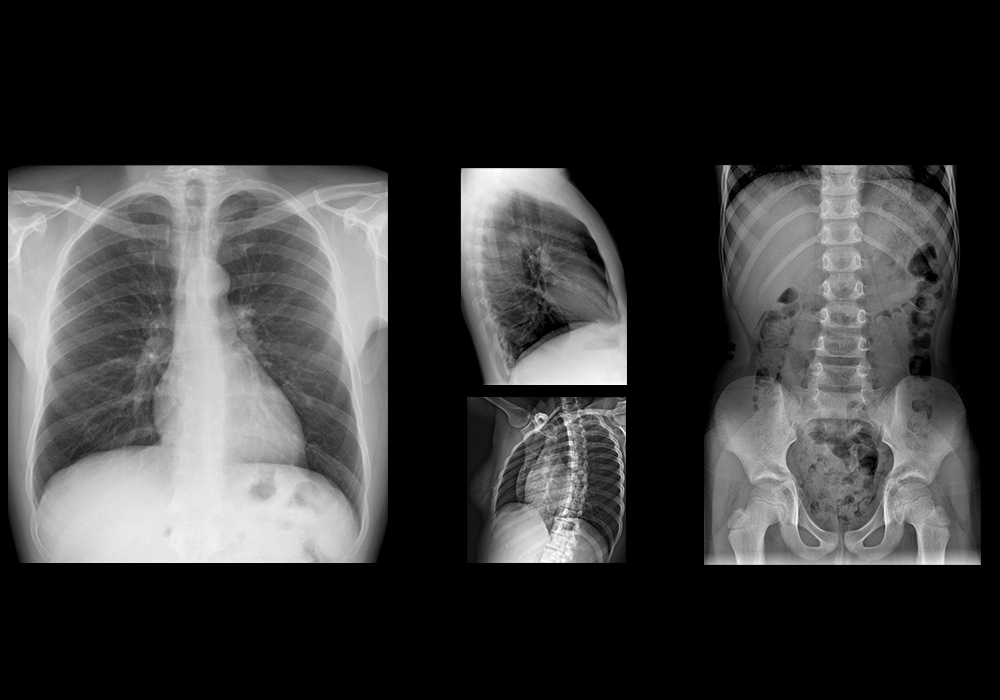
#> input picture prac2/imagen_gris.jpg, 1000 x 700 px
$ python main.py
#> lines starting #> are read from the running program, lines starting #| are printed output that depends on the picture
"""
noise_image.py
==============
Aplicación para aplicar ruido a imágenes en escala de grises.

Tipos de ruido disponibles:
  - Sal y pimienta
  - Gaussiano
  - Multiplicativo (Speckle)

Uso:
    python noise_image.py
"""

import numpy as np
import cv2
import matplotlib.pyplot as plt
import matplotlib.gridspec as gridspec
from tkinter import Tk, filedialog


# ─────────────────────────────────────────────
# 1. CARGA DE IMAGEN
# ─────────────────────────────────────────────

def cargar_imagen() -> np.ndarray | None:
    """
    Abre el explorador de archivos del sistema (Linux / Windows)
    y devuelve la imagen cargada en escala de grises.

    Returns
    -------
    np.ndarray | None
        Imagen en escala de grises o None si el usuario cancela.
    """
    root = Tk()
    root.withdraw()                      # Oculta la ventana principal de Tkinter
    root.attributes("-topmost", True)    # Ventana siempre al frente

    ruta = filedialog.askopenfilename(
        title="Selecciona una imagen",
        filetypes=[
            ("Imágenes", "*.jpg *.jpeg *.png *.bmp"),
            ("JPEG", "*.jpg *.jpeg"),
            ("PNG",  "*.png"),
            ("BMP",  "*.bmp"),
            ("Todos los archivos", "*.*"),
        ],
    )
    root.destroy()

    if not ruta:
        print("⚠  No se seleccionó ninguna imagen.")
        return None

    img = cv2.imread(ruta, cv2.IMREAD_GRAYSCALE)
    if img is None:
        print(f"✗  No se pudo leer el archivo: {ruta}")
        return None

    print(f"✔  Imagen cargada: {ruta}  |  tamaño: {img.shape[1]}×{img.shape[0]} px")
    return img


# ─────────────────────────────────────────────
# 2. FUNCIONES DE RUIDO
# ─────────────────────────────────────────────

def ruido_sal_pimienta(imagen: np.ndarray, cantidad: float = 0.05) -> np.ndarray:
    resultado = imagen.copy()
    total_px  = imagen.size
    n_afectados = int(total_px * cantidad)

    # Sal (píxeles blancos)
    filas = np.random.randint(0, imagen.shape[0], n_afectados // 2)
    cols  = np.random.randint(0, imagen.shape[1], n_afectados // 2)
    resultado[filas, cols] = 255

    # Pimienta (píxeles negros)
    filas = np.random.randint(0, imagen.shape[0], n_afectados // 2)
    cols  = np.random.randint(0, imagen.shape[1], n_afectados // 2)
    resultado[filas, cols] = 0

    return resultado


def ruido_gaussiano(imagen: np.ndarray, media: float = 0, sigma: float = 25) -> np.ndarray:
    ruido    = np.random.normal(media, sigma, imagen.shape).astype(np.float32)
    resultado = np.clip(imagen.astype(np.float32) + ruido, 0, 255)
    return resultado.astype(np.uint8)


def ruido_multiplicativo(imagen: np.ndarray, varianza: float = 0.1) -> np.ndarray:
    ruido     = np.random.normal(0, varianza ** 0.5, imagen.shape).astype(np.float32)
    resultado = imagen.astype(np.float32) * (1 + ruido)
    resultado = np.clip(resultado, 0, 255)
    return resultado.astype(np.uint8)


# ─────────────────────────────────────────────
# 3. VISUALIZACIÓN
# ─────────────────────────────────────────────

def visualizar_resultados(
    original: np.ndarray,
    sp: np.ndarray,
    gauss: np.ndarray,
    mult: np.ndarray,
) -> None:
    """
    Muestra en una sola figura los cuatro resultados:
    imagen original + tres versiones con ruido, cada una
    acompañada de su histograma.

    Parameters
    ----------
    original : imagen original en escala de grises.
    sp       : imagen con ruido sal y pimienta.
    gauss    : imagen con ruido gaussiano.
    mult     : imagen con ruido multiplicativo.
    """
    imagenes = [original, sp, gauss, mult]
    titulos  = [
        "Original (escala de grises)",
        "Ruido Sal y Pimienta",
        "Ruido Gaussiano",
        "Ruido Multiplicativo (Speckle)",
    ]
    colores_hist = ["#4a90d9", "#e05c5c", "#50c878", "#f0a500"]

    # Paleta general
    BG      = "#0f1117"
    PANEL   = "#1a1d27"
    TEXT    = "#e8eaf0"
    ACCENT  = "#5b8dee"

    fig = plt.figure(figsize=(18, 10), facecolor=BG)
    fig.suptitle(
        "Análisis de Ruido en Imágenes",
        fontsize=20, fontweight="bold",
        color=TEXT, y=0.98,
        fontfamily="DejaVu Sans",
    )

    # Grid: 2 filas × 4 columnas
    #   fila 0 → imágenes
    #   fila 1 → histogramas
    gs = gridspec.GridSpec(
        2, 4,
        figure=fig,
        hspace=0.45, wspace=0.35,
        left=0.04, right=0.97,
        top=0.92, bottom=0.06,
    )

    for col, (img, titulo, color) in enumerate(zip(imagenes, titulos, colores_hist)):

        # ── Imagen ──────────────────────────────
        ax_img = fig.add_subplot(gs[0, col])
        ax_img.imshow(img, cmap="gray", vmin=0, vmax=255, aspect="auto")
        ax_img.set_title(titulo, fontsize=9.5, color=TEXT,
                         fontweight="bold", pad=6)
        ax_img.axis("off")

        # Borde de color distintivo
        for spine in ax_img.spines.values():
            spine.set_edgecolor(color)
            spine.set_linewidth(2)

        # Estadísticas de la imagen
        media_val = img.mean()
        std_val   = img.std()
        ax_img.set_xlabel(
            f"μ={media_val:.1f}  σ={std_val:.1f}",
            fontsize=7.5, color="#aab0c0",
        )

        # ── Histograma ──────────────────────────
        ax_hist = fig.add_subplot(gs[1, col])
        ax_hist.set_facecolor(PANEL)
        ax_hist.hist(
            img.ravel(), bins=64,
            range=(0, 255),
            color=color, alpha=0.85,
            edgecolor="none",
        )
        ax_hist.set_xlim(0, 255)
        ax_hist.set_title("Histograma", fontsize=8, color="#aab0c0", pad=4)
        ax_hist.tick_params(colors="#aab0c0", labelsize=7)
        ax_hist.set_xlabel("Intensidad", fontsize=7.5, color="#aab0c0")
        ax_hist.set_ylabel("Frecuencia", fontsize=7.5, color="#aab0c0")

        for spine in ax_hist.spines.values():
            spine.set_edgecolor("#2e3244")
        ax_hist.grid(axis="y", color="#2e3244", linewidth=0.6, linestyle="--")

    # Pie de página con parámetros usados
    fig.text(
        0.5, 0.01,
        "Parámetros: Sal & Pimienta=5 %  |  Gaussiano σ=25  |  Multiplicativo var=0.1",
        ha="center", fontsize=8, color="#6b7280",
    )

    plt.show()

def redimensionar_imagen(imagen: np.ndarray, min_dim: int = 200) -> np.ndarray:
    """
    Redimensiona la imagen proporcionalmente para que su dimensión
    mínima (alto o ancho) sea igual a min_dim píxeles.

    Parameters
    ----------
    imagen  : imagen en escala de grises (uint8).
    min_dim : tamaño mínimo deseado en píxeles (default: 200).

    Returns
    -------
    Imagen redimensionada (uint8).
    """
    alto, ancho = imagen.shape
    dim_min = min(alto, ancho)

    if dim_min <= min_dim:
        print(f"ℹ  La imagen ya es menor o igual a {min_dim}px en su dimensión mínima. No se redimensiona.")
        return imagen

    escala      = min_dim / dim_min
    nuevo_ancho = int(ancho * escala)
    nuevo_alto  = int(alto  * escala)

    resultado = cv2.resize(imagen, (nuevo_ancho, nuevo_alto), interpolation=cv2.INTER_AREA)
    print(f"✔  Redimensionada: {ancho}×{alto} → {nuevo_ancho}×{nuevo_alto} px  (escala: {escala:.4f})")
    return resultado

# ─────────────────────────────────────────────
# 2B. FUNCIONES DE FILTRADO
# ─────────────────────────────────────────────

def filtro_promediador(img: np.ndarray, k: int = 3) -> np.ndarray:
    return cv2.blur(img, (k, k))


def filtro_gaussiano(img: np.ndarray, k: int = 5, sigma: float = 1.2) -> np.ndarray:
    return cv2.GaussianBlur(img, (k, k), sigma)


def filtro_mediana(img: np.ndarray, k: int = 5) -> np.ndarray:
    return cv2.medianBlur(img, k)


def filtro_bilateral(img: np.ndarray, d: int = 9, sigma_color: int = 75, sigma_space: int = 75) -> np.ndarray:
    return cv2.bilateralFilter(img, d, sigma_color, sigma_space)


def filtro_maximo(img: np.ndarray, k: int = 3) -> np.ndarray:
    kernel = np.ones((k, k), np.uint8)
    return cv2.dilate(img, kernel)


def filtro_moda(img: np.ndarray, k: int = 3) -> np.ndarray:
    """
    Filtro de moda implementado manualmente.
    """
    pad = k // 2
    padded = np.pad(img, pad, mode='edge')
    resultado = np.zeros_like(img)

    for i in range(img.shape[0]):
        for j in range(img.shape[1]):
            ventana = padded[i:i+k, j:j+k]
            valores, conteo = np.unique(ventana, return_counts=True)
            resultado[i, j] = valores[np.argmax(conteo)]

    return resultado

def aplicar_todos_los_filtros(img: np.ndarray) -> dict:
    """
    Aplica todos los filtros a una imagen y devuelve un diccionario.
    """
    return {
        "Original": img,
        "Promediador": filtro_promediador(img),
        "Gaussiano": filtro_gaussiano(img),
        "Mediana": filtro_mediana(img),
        "Bilateral": filtro_bilateral(img),
        "Moda": filtro_moda(img),
        "Máximo": filtro_maximo(img),
    }

def visualizar_filtros_por_ruido(titulo_ruido: str, resultados: dict) -> None:
    """
    Muestra la imagen ruidosa y el resultado de todos los filtros.
    """
    n = len(resultados)
    cols = 4
    rows = int(np.ceil(n / cols))

    plt.figure(figsize=(16, 8))
    plt.suptitle(f"Filtros aplicados a ruido: {titulo_ruido}", fontsize=16)

    for i, (nombre, img) in enumerate(resultados.items()):
        ax = plt.subplot(rows, cols, i + 1)
        ax.imshow(img, cmap='gray', vmin=0, vmax=255)
        ax.set_title(nombre, fontsize=10)
        ax.axis('off')

    plt.tight_layout()
    plt.show()


# ─────────────────────────────────────────────
# 4. FUNCIÓN PRINCIPAL
# ─────────────────────────────────────────────

def main() -> None:
    """Orquesta la carga, procesado y visualización."""

    print("=" * 52)
    print("   Aplicación de Ruido a Imágenes con OpenCV")
    print("=" * 52)

    # 1. Cargar imagen
    imagen_gris = cargar_imagen()
#> the answer given: ../prac2/imagen_gris.jpg
#> in cargar_imagen, img is the input picture: shape (700, 1000); min 0, max 255, mean 56.8
#| ✔  Imagen cargada: ../prac2/imagen_gris.jpg  |  tamaño: 1000×700 px
    if imagen_gris is None:
        return
    imagen_gris = redimensionar_imagen(imagen_gris, min_dim=200)
#| ✔  Redimensionada: 1000×700 → 285×200 px  (escala: 0.2857)

    # 2. Aplicar ruidos
    print("⚙  Aplicando ruidos...")
    img_sp    = ruido_sal_pimienta(imagen_gris,   cantidad=0.05)
    img_gauss = ruido_gaussiano(imagen_gris,       media=0, sigma=25)
    img_mult  = ruido_multiplicativo(imagen_gris,  varianza=0.1)
    print("✔  Ruidos aplicados correctamente.")

    # 3. Mostrar resultados
    print("📊 Mostrando resultados...")
    visualizar_resultados(imagen_gris, img_sp, img_gauss, img_mult)
#> the loop in visualizar_resultados, `for col, (img, titulo, color) in enumerate(zip(imagenes, titulos, colo..` made 4 passes
#> (titulo, color, media_val, std_val) on passes 1 to 4: ('Original (escala de grises)', '#4a90d9', 56.77, 73.42), ('Ruido Sal y Pimienta', '#e05c5c', 60.25, 78.46), ('Ruido Gaussiano', '#50c878', 61.92, 71.47), ('Ruido Multiplicativo (Speckle)', '#f0a500', 55.56, 76.07)
#> in visualizar_resultados, `plt.show()`:
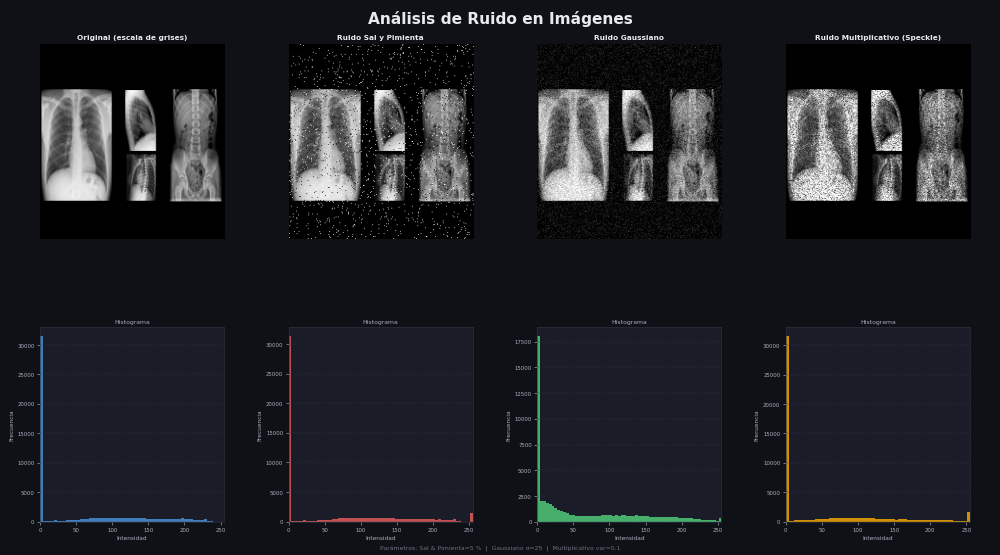
#> figure drawn by matplotlib, 8 panels; panel 2: tallest bar 31531 high, from x = 0 to 3.98; panel 4: tallest bar 31373 high, from x = 0 to 3.98; panel 6: tallest bar 18056 high, from x = 0 to 3.98; panel 8: tallest bar 31571 high, from x = 0 to 3.98
    print("✔  Listo.")

    # 3. Aplicar filtros a cada ruido
    print("🧪 Aplicando filtros a cada tipo de ruido...")

    filtros_sp    = aplicar_todos_los_filtros(img_sp)
#> in filtro_moda, `pad = k // 2`: pad = 1
#> after the loop in filtro_moda, `for i in range(img.shape[0]):`:
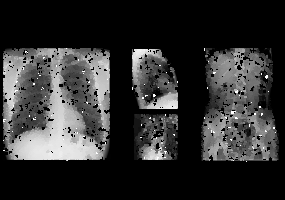
#> resultado: shape (200, 285); min 0, max 255, mean 48.3
#> in filtro_maximo, `kernel = np.ones((k, k), np.uint8)`: kernel = [[1, 1, 1], [1, 1, 1], [1, 1, 1]]
#> in filtro_maximo, `return cv2.dilate(img, kernel)`:
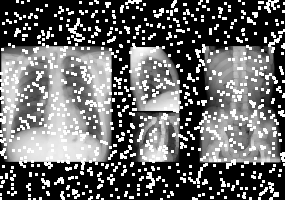
#> returned value: shape (200, 285); min 0, max 255, mean 102.9
#> filtros_sp = 7 items
    filtros_gauss = aplicar_todos_los_filtros(img_gauss)
#> call 2 of filtro_moda, with k = 3
#> after the loop in filtro_moda (call 2), `for i in range(img.shape[0]):`:
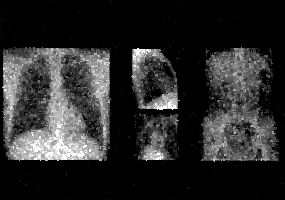
#> resultado: shape (200, 285); min 0, max 255, mean 42.6
#> call 2 of filtro_maximo, with k = 3
#> in filtro_maximo (call 2), `return cv2.dilate(img, kernel)`:
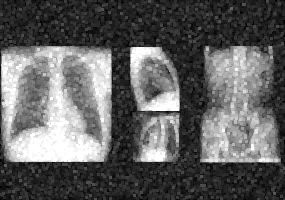
#> returned value: shape (200, 285); min 0, max 255, mean 96.9
#> filtros_gauss = 7 items
    filtros_mult  = aplicar_todos_los_filtros(img_mult)
#> call 3 of filtro_moda, with k = 3
#> after the loop in filtro_moda (call 3), `for i in range(img.shape[0]):`:
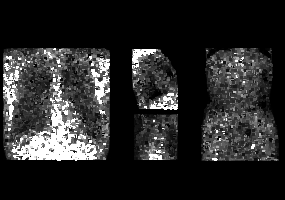
#> resultado: shape (200, 285); min 0, max 255, mean 40.2
#> call 3 of filtro_maximo, with k = 3
#> in filtro_maximo (call 3), `return cv2.dilate(img, kernel)`:
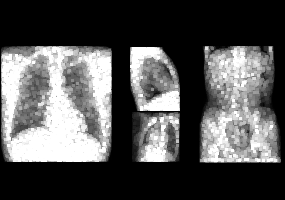
#> returned value: shape (200, 285); min 0, max 255, mean 83
#> filtros_mult = 7 items

    # 4. Visualizar resultados
    visualizar_filtros_por_ruido("Sal y Pimienta", filtros_sp)
#> in visualizar_filtros_por_ruido, `n = len(resultados)`: n = 7
#> in visualizar_filtros_por_ruido, `rows = int(np.ceil(n / cols))`: rows = 2
#> the loop in visualizar_filtros_por_ruido, `for i, (nombre, img) in enumerate(resultados.items()):` made 7 passes
#> nombre on passes 1 to 7: 'Original', 'Promediador', 'Gaussiano', 'Mediana', 'Bilateral', 'Moda', 'Máximo'
    visualizar_filtros_por_ruido("Gaussiano", filtros_gauss)
#> the loop in visualizar_filtros_por_ruido (call 2), `for i, (nombre, img) in enumerate(resultados.items()):` made 7 passes
    visualizar_filtros_por_ruido("Multiplicativo (Speckle)", filtros_mult)

    print("✔  Análisis completo terminado.")


if __name__ == "__main__":
    main()
